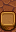

Rendered tile map (Tiled .tmx) drawn with the repository's tilesets; below, a short description and the full map source, tile grids included:
An orthogonal 1x2 tile map with 16x16 px tiles, 5 tile layers (Back, Buildings, Paths, Front, ...), 2 tilesets.

<map version="1.10" tiledversion="1.10.1" orientation="orthogonal" renderorder="left-down" width="1" height="2" tilewidth="16" tileheight="16" infinite="0" nextlayerid="11" nextobjectid="1">
 <tileset firstgid="1" name="mine_desert_dangerous" tilewidth="16" tileheight="16" tilecount="288" columns="16">
  <image source="Mines/mine_desert_dangerous.png" width="256" height="288" />
  <tile id="138">
   <properties>
    <property name="Type" value="Stone" />
   </properties>
  </tile>
 </tileset>
 <tileset firstgid="289" name="elian_furniture" tilewidth="16" tileheight="16" tilecount="90" columns="10">
  <image source="z_elian_furniture.png" width="160" height="144" />
 </tileset>
 <layer id="1" name="Back" width="1" height="2">
  <data encoding="csv">
139,
139
</data>
 </layer>
 <objectgroup id="2" name="Back" />
 <layer id="3" name="Buildings" width="1" height="2">
  <data encoding="csv">
0,
334
</data>
 </layer>
 <objectgroup id="4" name="Buildings" />
 <layer id="5" name="Paths" width="1" height="2">
  <data encoding="csv">
0,
0
</data>
 </layer>
 <objectgroup id="6" name="Paths" />
 <layer id="7" name="Front" width="1" height="2">
  <data encoding="csv">
324,
0
</data>
 </layer>
 <objectgroup id="8" name="Front" />
 <layer id="9" name="AlwaysFront" width="1" height="2">
  <data encoding="csv">
0,
0
</data>
 </layer>
 <objectgroup id="10" name="AlwaysFront" />
</map>
